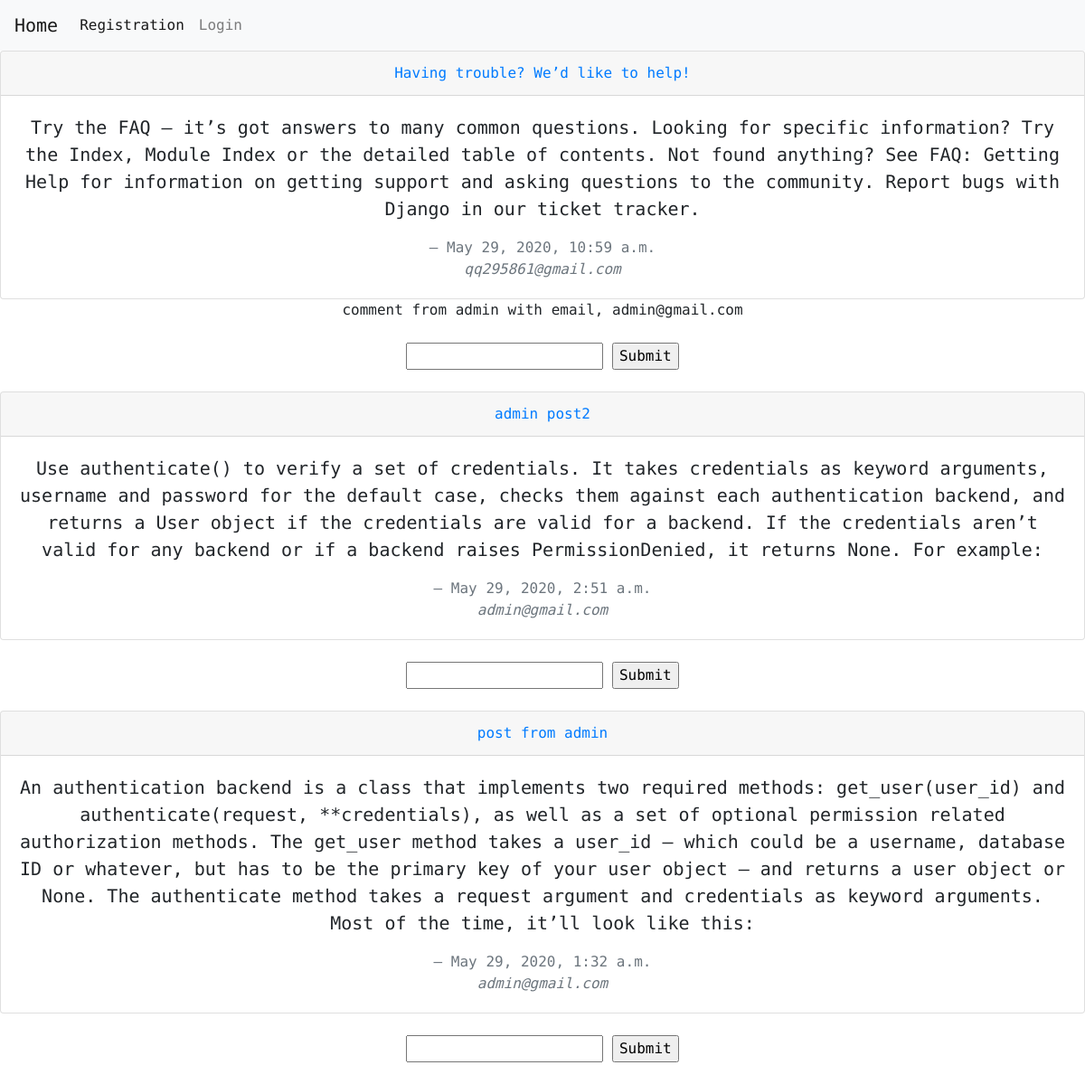
Page /news/ on the committed database.
### news/models.py (models this page shows, shortened)
class Post(models.Model):
    title = models.CharField(max_length=200)
    text = RichTextField()
    created = models.DateTimeField(default=datetime.now) # datetime from datetime
    user = models.ForeignKey(User, on_delete=models.CASCADE)

class User(AbstractBaseUser):
    email = models.EmailField(verbose_name='email address', max_length=255, unique=True)
    password = models.CharField(max_length=100)
    first_name = models.CharField(max_length=100, blank=True, null=True)
    last_name = models.CharField(max_length=100, blank=True, null=True)
    date_of_birth = models.DateField(blank=True, null=True)# date from datetime module
    permissions = (
            (1, '[ADMIN] - Can post without moderation, moderate posts'),
            (2, '[MODERATOR] - Can post without moderation'),
            (3, '[USER] - Can post with moderation')
        )
    uuid = models.CharField(max_length=40, default=uuid_gen(), unique=True)
    role = models.IntegerField(verbose_name='User role', default=3, choices=permissions)
    is_active = models.BooleanField(default=True)# banned or not
    is_admin = models.BooleanField(default=False)
    verification = models.BooleanField(default=False)# verification email
    objects = UserManager()
    USERNAME_FIELD = 'email'
    def __str__(self):
        return self.email

class Comment(models.Model):
    text = models.CharField(max_length=300)
    user = models.ForeignKey(User, on_delete=models.CASCADE)
    post = models.ForeignKey(Post, on_delete=models.CASCADE)
    def __str__(self):
        return f'{self.text}, {self.user}'

### news/views.py (the view, shortened to what this page needs)
# urls.py: path('', HomeView.as_view(), name='home'),
class HomeView(View):
    template_name = 'news/home.html'
    def get(self, request):
        posts = Post.objects.order_by('-created')
        form = CommentForm()
        comments = Comment.objects.all
        return render(request, self.template_name, context={'posts': posts, 'form': form, 'comments': comments})

### news/forms.py
class CommentForm(forms.ModelForm):
    class Meta:
        model = Comment
        fields = ['text']

### news/templates/news/home.html (shortened to what this page needs)
{% extends 'news/base.html' %}
{% block content %}
<center>
{% for post in posts %}
  <div class="card">
      <div class="card-header">
      <a href="{% url 'post_detail' post.id %}">{{ post.title }}</a>
      </div>
      <div class="card-body">
        <blockquote class="blockquote mb-0">
          <p>{{ post.text }}</p>
          <footer class="blockquote-footer">{{ post.created }}<br/><cite title="Source Title">{{ post.user }}</cite></footer>
        </blockquote>
      </div>
    </div>
    {% for comment in comments %}
      {% if comment.post_id == post.id %}
        {{ comment }}<br>
      {% endif %}
    {% endfor %}
    <br>
  <form action="{% url 'comment' post.id %}" method="post">
      {{ form.text }}
      <input type="submit" value="Submit">
  </form>
<br>
{% endfor %}
</center>
{% endblock %}

### news/templates/news/base.html (shortened to what this page needs)
<!DOCTYPE html>
{% load static %}
<html lang="en">
<head>
  <link rel="stylesheet" href="https://stackpath.bootstrapcdn.com/bootstrap/4.5.0/css/bootstrap.min.css"
>
  <link rel="stylesheet" type="text/css" href="{% static 'news/styles.css' %}">
</head>
<body>
  <nav class="navbar navbar-expand-lg navbar-light bg-light">
    <a class="navbar-brand" href="{% url 'home' %}">Home</a>
    <div class="collapse navbar-collapse" id="navbarNavAltMarkup">
      <div class="navbar-nav">
        {% if user.is_authenticated == False %}
        <a class="nav-item nav-link active" href="{% url 'registration' %}">Registration</a>
        <a class="nav-item nav-link" href="{% url 'login' %}">Login</a>
        {% endif %}
      </div>
    </div>
  </nav>
    {% block content %}
    {% endblock %}
</body>
</html>

### news/static/news/styles.css (style rules this page uses)
body { font-family: 'Ubuntu Mono', monospace; }

### rows in the picture
Post: title "Having trouble? We’d like to help!", text "Try the FAQ – it’s got answers to many common questions. Looking for specific information? Try the Index, Module Index or the detailed table of contents. Not found anything? See FAQ: Getting Help for information on getting support and asking questions to the community. Report bugs with Django in our ticket tracker.", created "May 29, 2020, 10:59 a.m.", user "qq295861@gmail.com"
Comment: text+user "comment from admin with email, admin@gmail.com"
Post: title "admin post2", text "Use authenticate() to verify a set of credentials. It takes credentials as keyword arguments, username and password for the default case, checks them against each authentication backend, and returns a User object if the credentials are valid for a backend. If the credentials aren’t valid for any backend or if a backend raises PermissionDenied, it returns None. For example:", created "May 29, 2020, 2:51 a.m.", user "admin@gmail.com"
Post: title "post from admin", text "An authentication backend is a class that implements two required methods: get_user(user_id) and authenticate(request, **credentials), as well as a set of optional permission related authorization methods. The get_user method takes a user_id – which could be a username, database ID or whatever, but has to be the primary key of your user object – and returns a user object or None. The authenticate method takes a request argument and credentials as keyword arguments. Most of the time, it’ll look like this:", created "May 29, 2020, 1:32 a.m.", user "admin@gmail.com"
